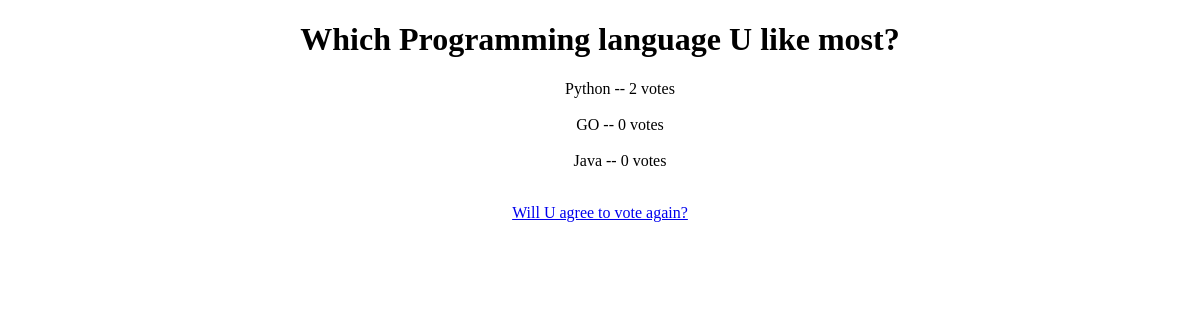
Before: /polls/4/results/ with the older database file.
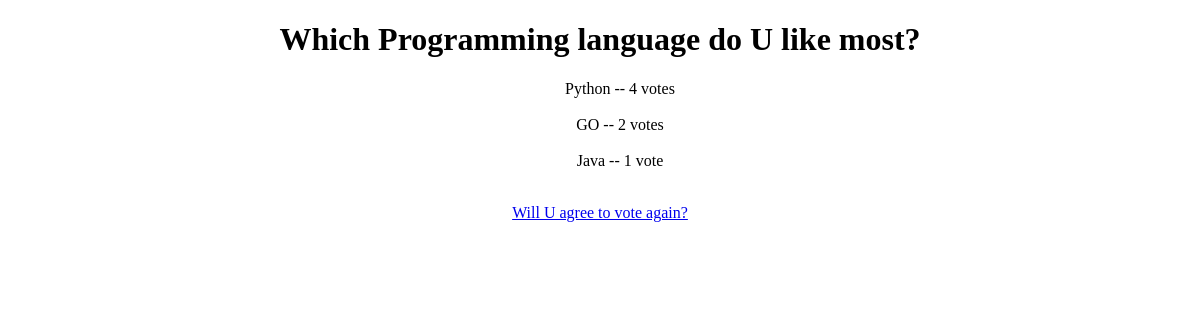
After: the same page with the newer database file.
### polls/models.py (models this page shows, shortened)
class Question(models.Model):
    question_text = models.CharField(max_length= 200)
    pub_date      = models.DateTimeField('date published')

class Choice(models.Model):
    question    = models.ForeignKey(Question, on_delete= models.CASCADE)
    choice_text = models.CharField(max_length= 200)
    votes       = models.IntegerField(default= 0)

### polls/views.py (the view)
# urls.py: path('<int:pk>/results/', views.ResultsView.as_view(), name='results'),
class ResultsView(generic.DetailView):
    model = Question
    template_name = 'polls/results.html'

### polls/templates/polls/results.html (shortened to what this page needs)
<!DOCTYPE html>
<html lang="en">
<head>
</head>
<body>
<center>
<h1>{{ question.question_text }}</h1>
<ul class="a">
{% for choice in question.choice_set.all %}
    <li>{{ choice.choice_text }} -- {{ choice.votes }} vote{{ choice.votes|pluralize }}</li> <br>
{% endfor %}
</ul>
<a href="{% url 'polls:detail' question.id %}">Will U agree to vote again?</a>
</center>
</body>
</html>

### polls/templates/polls/results.html (style rules this page uses)
ul.a { list-style-type: none; }

Changed rows visible on the page:
changed Question: question_text "Which Programming language U like most?" → "Which Programming language do U like most?"
changed Choice "Python": votes "2" → "4"
changed Choice "GO": votes "0" → "2"
changed Choice "Java": votes "0" → "1"
